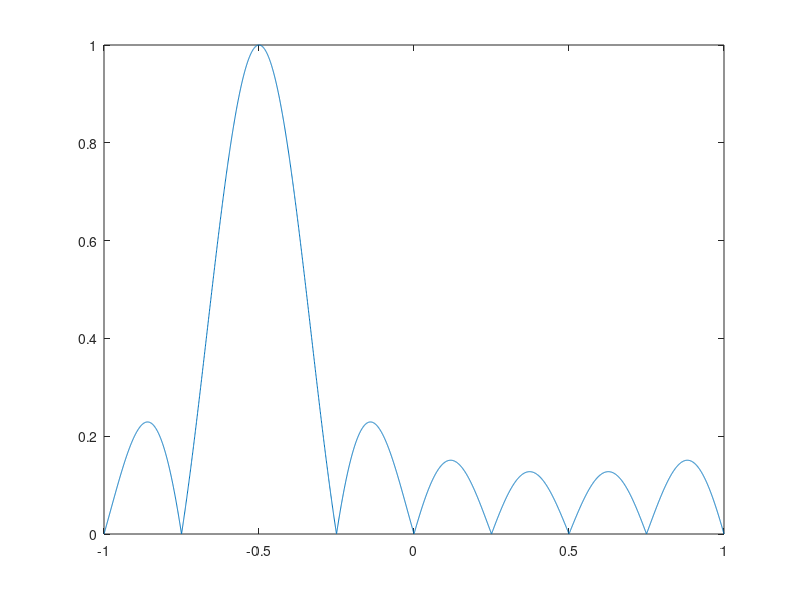

Reproduce this figure in MATLAB.
N = 8;
M = 4000;
theta = linspace(-1,1,M)';
u = zeros(N,M);
f = zeros(N,1);


phi = -pi / 6;
for i = 1:1:N
    for m = 1:1:M
        u(i,m) = 1/N*exp(1j*pi*(i-1)*theta(m));
        f(i) = exp(1j*pi*(i-1)*sin(phi));
    end

end

g = u'*f;

plot(theta,abs(g))

